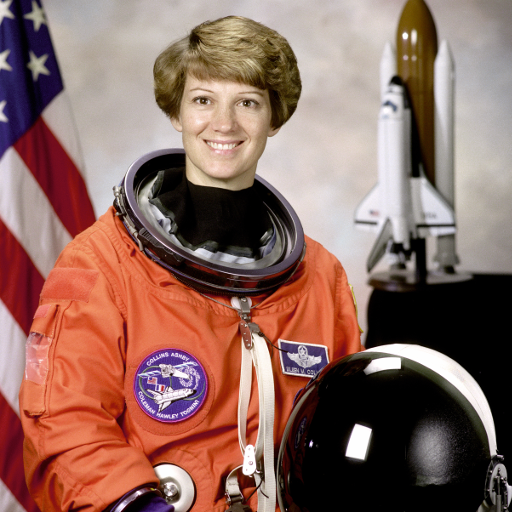
#> input picture Assets/test-images/astronaut.png, 512 x 512 px
$ python 00_yuv_warmup.py ../../Assets/test-images/astronaut.png
#> lines starting #> are read from the running program, lines starting #| are printed output that depends on the picture
"""第 1 周热身:手写 I420(YUV420P)→ RGB,与 OpenCV 对照。

三步:
1. 侦探实验:用纯色块探测 cv2 的 I420 转换用的是什么亮度系数(601/709)
   和什么 range(video 16~235 / full 0~255)
2. 手写通用 YUV→RGB(Kr/Kb 参数化,四种组合),找出与 cv2 吻合的那组
3. 可视化 601 vs 709 解码差异 —— 推流开发中经典的"矩阵用错"偏色

I420 内存布局:H×W 的 Y 平面,后跟 (H/2)×(W/2) 的 U 平面、V 平面。
转换公式的完整推导见本目录 README「转换原理详解」一节。

用法:
    .venv/bin/python Ch06_Color_Processing/00_yuv_warmup.py [--show]
"""

import sys
from pathlib import Path

import cv2
import matplotlib
import numpy as np

if "--show" not in sys.argv:
    matplotlib.use("Agg")
import matplotlib.pyplot as plt

REPO = Path(__file__).resolve().parents[2]
matplotlib.rcParams["font.family"] = ["Heiti TC", "Arial Unicode MS", "sans-serif"]

# 亮度系数:Kr + Kg + Kb = 1
COEFFS = {"bt601": (0.299, 0.114), "bt709": (0.2126, 0.0722)}


def split_i420(yuv: np.ndarray, h: int, w: int):
    """把 cv2 输出的 (H*3/2, W) I420 缓冲拆成 Y/U/V 三个平面。"""
    y = yuv[:h]
    u = yuv[h : h + h // 4].reshape(h // 2, w // 2)
    v = yuv[h + h // 4 :].reshape(h // 2, w // 2)
    return y, u, v


def i420_to_rgb(y, u, v, matrix="bt601", video_range=True):
    """手写 I420 → RGB。matrix: bt601/bt709;video_range: Y 16~235。"""
    kr, kb = COEFFS[matrix]
    kg = 1.0 - kr - kb

    # 色度最近邻上采样回全分辨率(4:2:0 → 4:4:4)
    u = np.repeat(np.repeat(u, 2, axis=0), 2, axis=1).astype(np.float64)
    v = np.repeat(np.repeat(v, 2, axis=0), 2, axis=1).astype(np.float64)
    y = y.astype(np.float64)

    if video_range:  # Y: 16~235 → 0~1;C: 16~240 → -0.5~0.5
        yn = (y - 16.0) / 219.0
        cb = (u - 128.0) / 224.0
        cr = (v - 128.0) / 224.0
    else:  # full range
        yn = y / 255.0
        cb = (u - 128.0) / 255.0
        cr = (v - 128.0) / 255.0

    r = yn + 2.0 * (1.0 - kr) * cr
    b = yn + 2.0 * (1.0 - kb) * cb
    g = (yn - kr * r - kb * b) / kg
    rgb = np.stack([r, g, b], axis=-1)
    return np.clip(rgb * 255.0, 0, 255).astype(np.uint8)


def probe_opencv() -> None:
    """第 1 步:用纯色块反推 cv2.COLOR_RGB2YUV_I420 的系数与 range。"""
    print("=== 侦探实验:cv2 的 I420 编码是什么标准? ===")
    patches = {"白": (255, 255, 255), "黑": (0, 0, 0), "灰": (128, 128, 128),
               "红": (255, 0, 0), "绿": (0, 255, 0), "蓝": (0, 0, 255)}
    for name, rgb_val in patches.items():
        block = np.full((16, 16, 3), rgb_val, dtype=np.uint8)
        yuv = cv2.cvtColor(block, cv2.COLOR_RGB2YUV_I420)
        y, u, v = split_i420(yuv, 16, 16)
        print(f"  {name} {rgb_val}: Y={y[8, 8]:3d}  U={u[4, 4]:3d}  V={v[4, 4]:3d}")

    print("  对照:纯白 Y=235 → video range;Y=255 → full range")
    print("  对照:纯红 Y≈82 → BT.601 video;≈76 → BT.601 full;≈63 → BT.709 video")


def main() -> None:
    probe_opencv()

    # --- 第 2 步:真实图像上验证手写解码 ---
    rgb_src = cv2.cvtColor(
        cv2.imread(str(REPO / "Assets" / "test-images" / "astronaut.png")),
        cv2.COLOR_BGR2RGB,
    )
    h, w = rgb_src.shape[:2]
#> h = 512; w = 512
    yuv = cv2.cvtColor(rgb_src, cv2.COLOR_RGB2YUV_I420)
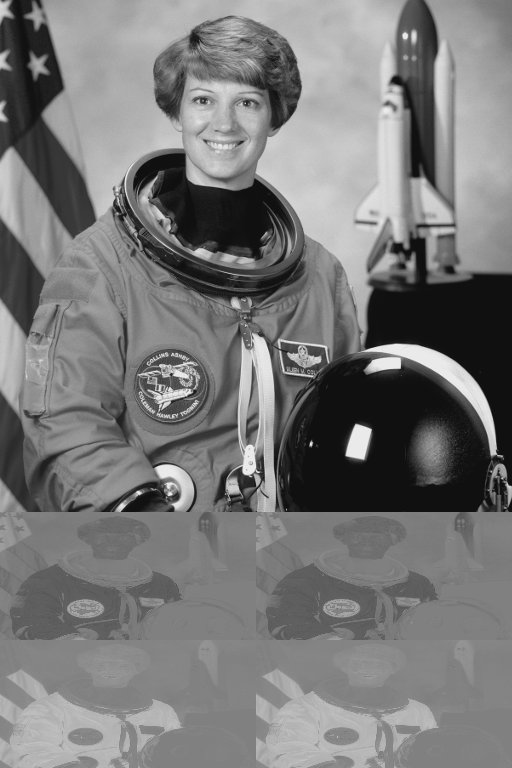
#> yuv: shape (768, 512); min 16, max 235, mean 120.6
    y, u, v = split_i420(yuv, h, w)
#> in split_i420 (call 7), `y = yuv[:h]`:
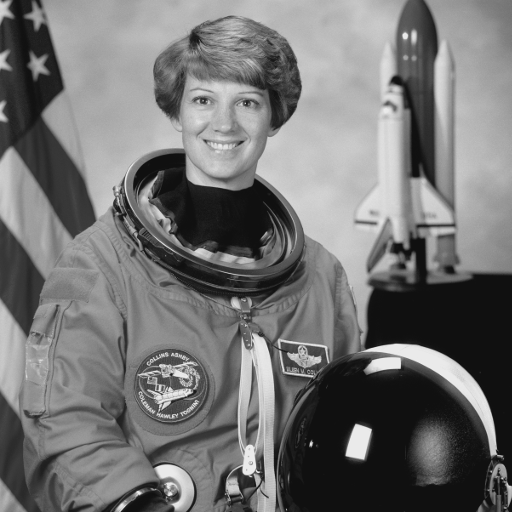
#> y: shape (512, 512); min 16, max 235, mean 115.1
#> in split_i420 (call 7), `u = yuv[h : h + h // 4].reshape(h // 2, w // 2)`:
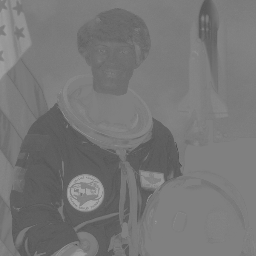
#> u: shape (256, 256); min 77, max 169, mean 118.6
#> in split_i420 (call 7), `v = yuv[h + h // 4 :].reshape(h // 2, w // 2)`:
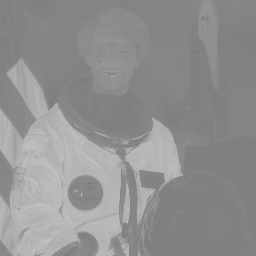
#> v: shape (256, 256); min 119, max 195, mean 144.4

    reference = cv2.cvtColor(yuv, cv2.COLOR_YUV2RGB_I420)  # cv2 自己解回来作基准

    print("\n=== 手写解码 vs cv2 基准(平均/最大绝对误差) ===")
    results, best = {}, None
    for matrix in ("bt601", "bt709"):
        for vr in (True, False):
            name = f"{matrix}-{'video' if vr else 'full'}"
            decoded = i420_to_rgb(y, u, v, matrix=matrix, video_range=vr)
            diff = np.abs(decoded.astype(int) - reference.astype(int))
            results[name] = decoded
            print(f"  {name:12s} mean={diff.mean():6.2f}  max={diff.max():3d}")
            if best is None or diff.mean() < best[1]:
                best = (name, diff.mean())
#> this loop made 2 passes
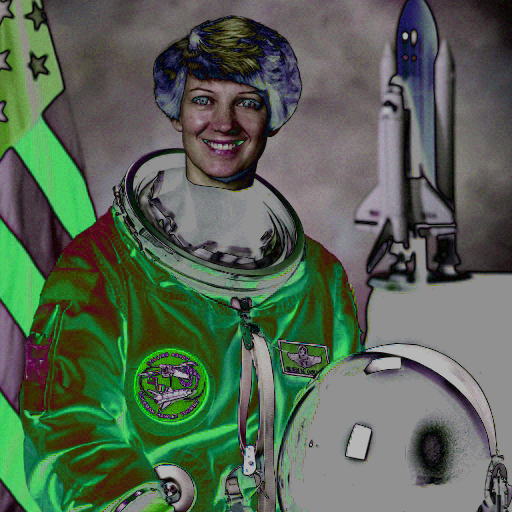
#> diff: shape (512, 512, 3) int64; mean R, G, B 9.5, 11.1, 9.3; drawn with min black and max white
#> after the loop, best = ('bt601-video', 0.391); results = 4 items

    print(f"\n结论:cv2 的 I420 转换 ≈ {best[0]}(平均误差 {best[1]:.2f})")
#| 结论:cv2 的 I420 转换 ≈ bt601-video(平均误差 0.39)
    status = "PASS ✅" if best[1] < 1.5 else "FAIL ❌(检查实现)"
#> status = 'PASS ✅'
    print(f"验收(平均误差 < 1.5):{status}")
#| 验收(平均误差 < 1.5):PASS ✅
    print("注:残余误差来自浮点取整;max=1 说明 cv2 的色度上采样同为最近邻。")

    # --- 第 3 步:601 vs 709 的偏色可视化 ---
    match_dec = results[best[0]]
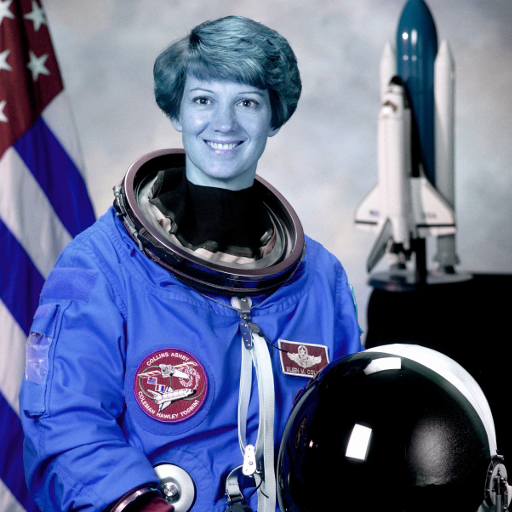
#> match_dec: shape (512, 512, 3); mean of channels 0, 1, 2 141.1, 105.4, 96.2; drawn as B, G, R
    wrong_name = ("bt709" if best[0].startswith("bt601") else "bt601") + "-" + best[0].split("-")[1]
#> wrong_name = 'bt709-video'
    wrong_dec = results[wrong_name]
    amp_diff = np.clip(
        np.abs(wrong_dec.astype(int) - match_dec.astype(int)) * 5, 0, 255
    ).astype(np.uint8)
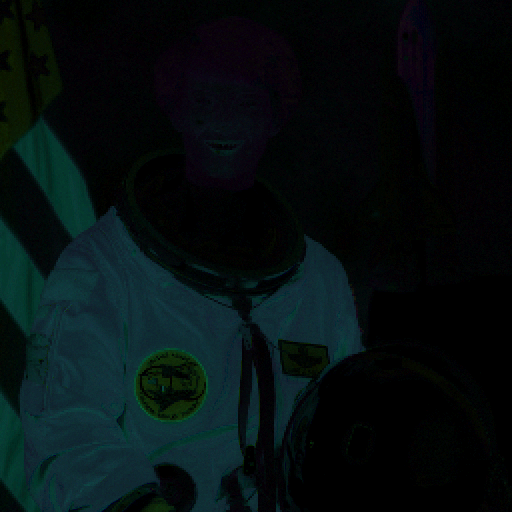
#> amp_diff: shape (512, 512, 3); mean of channels 0, 1, 2 16.1, 14.9, 5.2; drawn as B, G, R

    fig, axes = plt.subplots(2, 2, figsize=(10, 10))
    panels = [
        (rgb_src, "原图 (RGB)"),
        (match_dec, f"手写解码,矩阵正确 ({best[0]})"),
        (wrong_dec, f"矩阵用错 ({wrong_name}) —— 注意肤色"),
        (amp_diff, "两者差异 ×5 放大"),
    ]
    for ax, (img, title) in zip(axes.flat, panels):
        ax.imshow(img)
        ax.set_title(title, fontsize=11)
        ax.axis("off")
#> this loop made 4 passes
#> title on passes 1 to 4: '原图 (RGB)', '手写解码,矩阵正确 (bt601-video)', '矩阵用错 (bt709-video) —— 注意肤色', '两者差异 ×5 放大'
    fig.tight_layout()

    out = REPO / "Assets" / "results" / "week01_yuv_warmup.png"
    out.parent.mkdir(parents=True, exist_ok=True)
    fig.savefig(out, dpi=110)
    print(f"\n结果已保存: {out.relative_to(REPO)}")
    if "--show" in sys.argv:
        plt.show()


if __name__ == "__main__":
    main()

$ run again, with Assets/test-images/coffee.png copied over Assets/test-images/astronaut.png
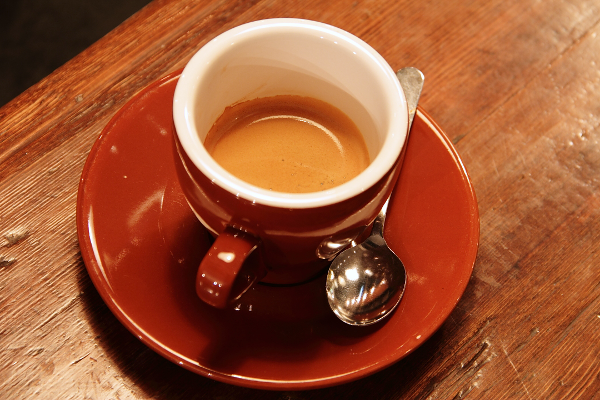
#> input picture Assets/test-images/coffee.png, 600 x 400 px
#> the loop in main, `for matrix in ("bt601", "bt709"):` made 2 passes
#> after the loop in main, `for matrix in ("bt601", "bt709"):`:
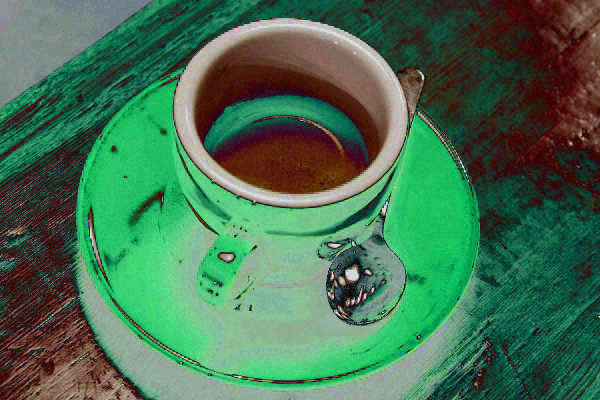
#> diff: shape (400, 600, 3) int64; mean R, G, B 6.5, 10.7, 7.8; drawn with min black and max white
#> after the loop in main, `for matrix in ("bt601", "bt709"):`: best = ('bt601-video', 0.445); results = 4 items
#| 结论:cv2 的 I420 转换 ≈ bt601-video(平均误差 0.44)
#> status = 'PASS ✅'
#| 验收(平均误差 < 1.5):PASS ✅
#> wrong_name = 'bt709-video'
#> in main, `amp_diff = np.clip( np.abs(wrong_dec.astype(int) - match_dec.astype(in..`:
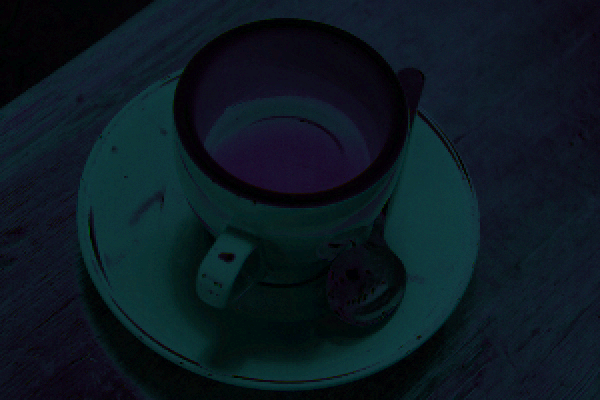
#> amp_diff: shape (400, 600, 3); mean of channels 0, 1, 2 33.6, 25.1, 12.1; drawn as B, G, R
#> the loop in main, `for ax, (img, title) in zip(axes.flat, panels):` made 4 passes
#> title on passes 1 to 4: '原图 (RGB)', '手写解码,矩阵正确 (bt601-video)', '矩阵用错 (bt709-video) —— 注意肤色', '两者差异 ×5 放大'
